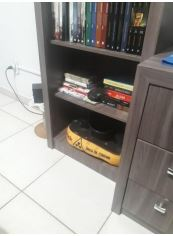
#> input picture 2024/processamento_imagem/trabaho 4/exe4/img1.jpg, 173 x 236 px
$ jupyter execute --allow-errors exe04.ipynb
#> lines starting #> are read from the running program, lines starting #| are printed output that depends on the picture
[cell 1]
"""
Alunos: Luan L. Guarnieri, Maria E. Krutzsch
"""
import cv2
import numpy as np
import matplotlib.pyplot as plt

def carregar_e_converter_para_cinza(caminho_imagem):
#> called with caminho_imagem = 'img1.jpg'
    imagem = cv2.imread(caminho_imagem)
#> imagem is the input picture: shape (236, 173, 3); mean B, G, R 143.9, 148.6, 152.5
    cinza = cv2.cvtColor(imagem, cv2.COLOR_BGR2GRAY)
#> call 2 of carregar_e_converter_para_cinza, with caminho_imagem = 'img2.jpg'
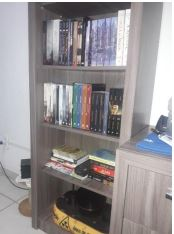
#> input picture 2024/processamento_imagem/trabaho 4/exe4/img2.jpg, 174 x 234 px
#> in carregar_e_converter_para_cinza, imagem is the input picture: shape (234, 174, 3); mean B, G, R 147.8, 146.3, 150.7
#> call 3 of carregar_e_converter_para_cinza, with caminho_imagem = 'img3.jpg'
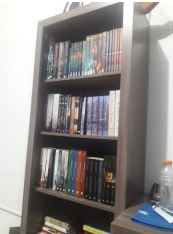
#> input picture 2024/processamento_imagem/trabaho 4/exe4/img3.jpg, 173 x 234 px
#> in carregar_e_converter_para_cinza, imagem is the input picture: shape (234, 173, 3); mean B, G, R 136.7, 138.1, 141.5
#> in carregar_e_converter_para_cinza (call 3), `cinza = cv2.cvtColor(imagem, cv2.COLOR_BGR2GRAY)`:
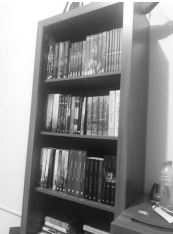
#> cinza: shape (234, 173); min 8, max 255, mean 139
    return imagem, cinza

def detectar_pontos_chave_e_descritores(imagem):
    sift = cv2.SIFT_create()
    pontos_chave, descritores = sift.detectAndCompute(imagem, None)
#> pontos_chave = 223 keypoints; strongest (x, y, size): (106, 81, 4), (76, 88, 18), (67, 3, 2.7), (87, 91, 2.5)
    return pontos_chave, descritores

def corresponder_pontos_chave(descritores1, descritores2):
    bf = cv2.BFMatcher(cv2.NORM_L2, crossCheck=True)
    correspondencias = bf.match(descritores1, descritores2)
    return sorted(correspondencias, key=lambda x: x.distance)

def desenhar_correspondencias(imagem1, pontos_chave1, imagem2, pontos_chave2, correspondencias):
    correspondencias_desenhadas = cv2.drawMatches(imagem1, pontos_chave1, imagem2, pontos_chave2, correspondencias, None, flags=cv2.DrawMatchesFlags_NOT_DRAW_SINGLE_POINTS)
    return correspondencias_desenhadas

def warp_imagens(img1, img2, pontos_chave1, pontos_chave2, correspondencias):
    pontos1 = np.float32([pontos_chave1[corresp.queryIdx].pt for corresp in correspondencias]).reshape(-1, 1, 2)
    pontos2 = np.float32([pontos_chave2[corresp.trainIdx].pt for corresp in correspondencias]).reshape(-1, 1, 2)
    h, _ = cv2.findHomography(pontos1, pontos2, cv2.RANSAC)
    altura, largura = img2.shape[:2]
    img1_alinhada = cv2.warpPerspective(img1, h, (largura, altura))
    return img1_alinhada

def mesclar_imagens(img1_alinhada, img2, img3):
    resultado = cv2.addWeighted(img1_alinhada, 0.5, img2, 0.5, 0)
    altura, largura = img3.shape[:2]
    img2_alinhada = cv2.warpPerspective(resultado, h2, (largura, altura))
    img3_redimensionada = cv2.resize(img3, (largura, altura))
    resultado_final = cv2.addWeighted(img2_alinhada, 0.5, img3_redimensionada, 0.5, 0)
    return resultado_final

def mostrar_imagem(imagem, titulo):
  plt.figure(figsize=(8, 4))
  plt.title(titulo)
  plt.imshow(cv2.cvtColor(imagem, cv2.COLOR_BGR2RGB))
  plt.axis('off')
  plt.show()

# Carregar e converter imagens para escala de cinza
img1, cinza1 = carregar_e_converter_para_cinza('img1.jpg')
img2, cinza2 = carregar_e_converter_para_cinza('img2.jpg')
img3, cinza3 = carregar_e_converter_para_cinza('img3.jpg')

# Detectar pontos chave e computar descritores
pontos_chave1, descritores1 = detectar_pontos_chave_e_descritores(cinza1)
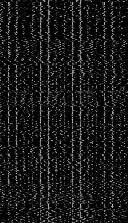
#> descritores1: shape (223, 128) float32; min 0, max 203, mean 23.4
#> pontos_chave1 has the same summary as pontos_chave in detectar_pontos_chave_e_descritores
pontos_chave2, descritores2 = detectar_pontos_chave_e_descritores(cinza2)
#> in detectar_pontos_chave_e_descritores (call 2), `pontos_chave, descritores = sift.detectAndCompute(imagem, None)`: pontos_chave = 293 keypoints; strongest (x, y, size): (87, 39, 2.6), (169, 197, 3.2), (163, 120, 6.8), (74, 166, 2.4)
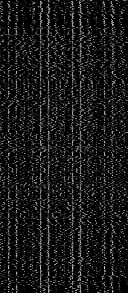
#> descritores2: shape (293, 128) float32; min 0, max 203, mean 24.8
#> pontos_chave2 has the same summary as pontos_chave in detectar_pontos_chave_e_descritores
pontos_chave3, descritores3 = detectar_pontos_chave_e_descritores(cinza3)
#> in detectar_pontos_chave_e_descritores (call 3), `pontos_chave, descritores = sift.detectAndCompute(imagem, None)`: pontos_chave = 274 keypoints; strongest (x, y, size): (57, 151, 2.3), (86, 228, 4), (57, 96, 4.2), (101, 159, 2)
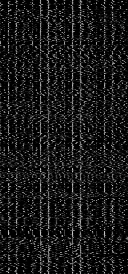
#> descritores3: shape (274, 128) float32; min 0, max 199, mean 24.7
#> pontos_chave3 has the same summary as pontos_chave in detectar_pontos_chave_e_descritores

# Encontrar correspondências
correspondencias1_2 = corresponder_pontos_chave(descritores1, descritores2)
#> in corresponder_pontos_chave, `correspondencias = bf.match(descritores1, descritores2)`: correspondencias = 93 matches
#> correspondencias1_2 = 93 matches
correspondencias2_3 = corresponder_pontos_chave(descritores2, descritores3)
#> in corresponder_pontos_chave (call 2), `correspondencias = bf.match(descritores1, descritores2)`: correspondencias = 117 matches
#> correspondencias2_3 = 117 matches

# Desenhar correspondências
correspondencias_desenhadas1_2 = desenhar_correspondencias(img1, pontos_chave1, img2, pontos_chave2, correspondencias1_2)
#> in desenhar_correspondencias, `correspondencias_desenhadas = cv2.drawMatches(imagem1, pontos_chave1, ..`:
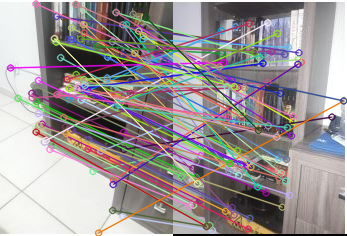
#> correspondencias_desenhadas: shape (236, 347, 3); mean B, G, R 150.4, 149.4, 156.4
correspondencias_desenhadas2_3 = desenhar_correspondencias(img2, pontos_chave2, img3, pontos_chave3, correspondencias2_3)
#> in desenhar_correspondencias (call 2), `correspondencias_desenhadas = cv2.drawMatches(imagem1, pontos_chave1, ..`:
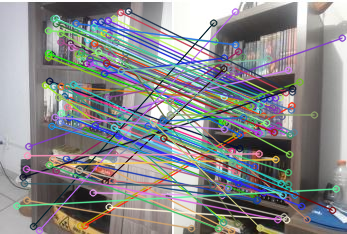
#> correspondencias_desenhadas: shape (234, 347, 3); mean B, G, R 138.9, 137.3, 136.9

# Plota as correspondências
mostrar_imagem(correspondencias_desenhadas1_2, 'Correspondências entre Imagem 1 e Imagem 2')
mostrar_imagem(correspondencias_desenhadas2_3, 'Correspondências entre Imagem 2 e Imagem 3')

# Warpar e mesclar as imagens
img1_alinhada = warp_imagens(img1, img2, pontos_chave1, pontos_chave2, correspondencias1_2)
#> in warp_imagens, `pontos1 = np.float32([pontos_chave1[corresp.queryIdx].pt for corresp i..`: pontos1 = 93 rows, first 8: [77.93, 85.97], [88.28, 139.3], [31.35, 92.84], [79.77, 89.03], [92.6, 170.9], [117.1, 96.6], [142.9, 35.2], [113.4, 87.99]
#> in warp_imagens, `pontos2 = np.float32([pontos_chave2[corresp.trainIdx].pt for corresp i..`: pontos2 = 93 rows, first 8: [65.21, 161], [76.38, 217.9], [19.35, 168], [67.52, 164.1], [28.4, 146.1], [102.4, 171.8], [119.5, 121.2], [98.97, 163.2]
#> in warp_imagens, `h, _ = cv2.findHomography(pontos1, pontos2, cv2.RANSAC)`: h = [[0.847, -0.128, 1.59], [0.0652, 0.507, 91.8], [0.000355, -0.00185, 1]]
#> in warp_imagens, `img1_alinhada = cv2.warpPerspective(img1, h, (largura, altura))`:
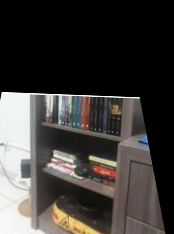
#> img1_alinhada: shape (234, 174, 3); mean B, G, R 57.3, 60, 63.2
#> (the rest of this cell did not finish here and is left out)

#> in mesclar_imagens, `resultado = cv2.addWeighted(img1_alinhada, 0.5, img2, 0.5, 0)`:
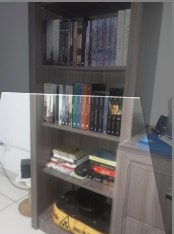
#> resultado: shape (234, 174, 3); mean B, G, R 102.5, 103.1, 106.9

# Mostrar a imagem resultante
mostrar_imagem(resultado_final, 'Imagem Mesclada')
